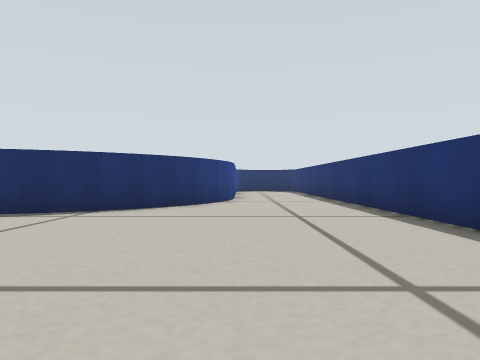
View 1 (above)

22 first-person views from a walk through a world built for the Gazebo simulator. The camera is 0.16 m above the floor, looks level and sees 70° across. The floor is counted in squares, 0.25 m on a side. Each view is taken from the middle of a square. On the plan, view 1 faces up. The plan holds only what a view shows up to about 10 squares ahead; the rest is blank. The place goes on beyond the plan.

View 2
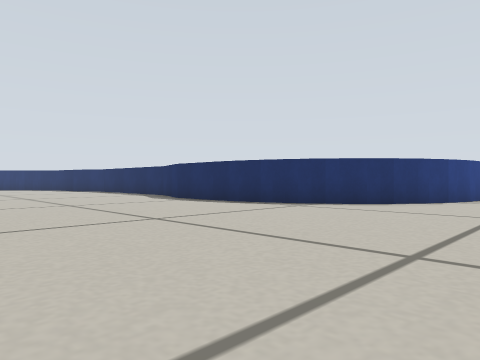

View 3
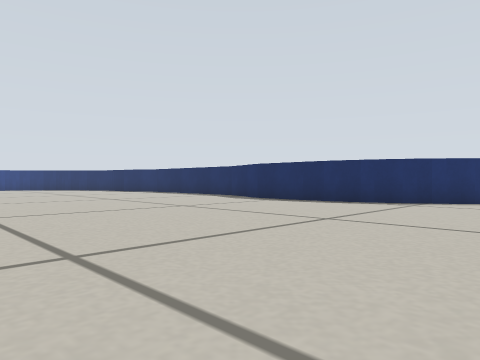

View 4
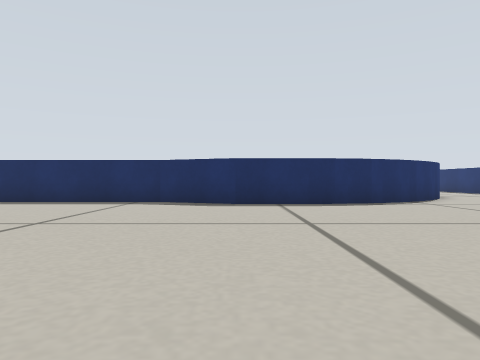

View 5
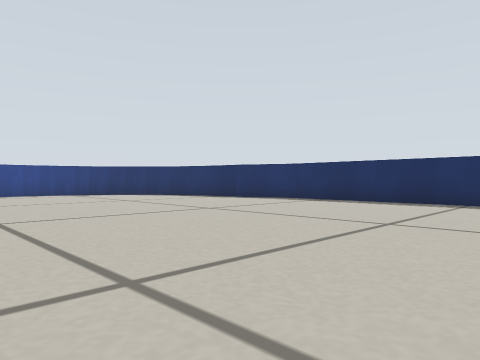

View 6
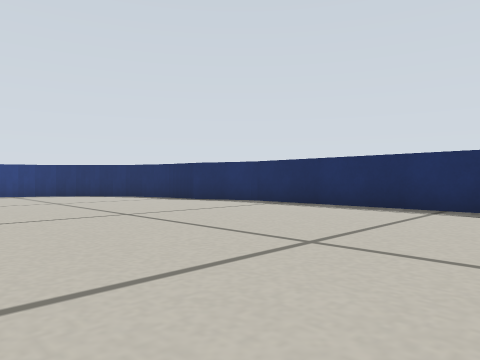

View 7
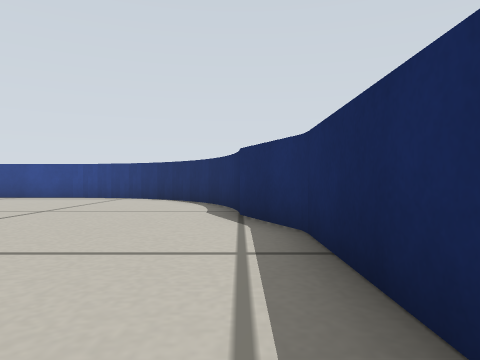

View 8
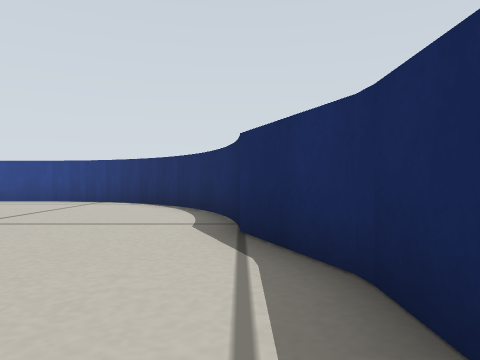

View 9
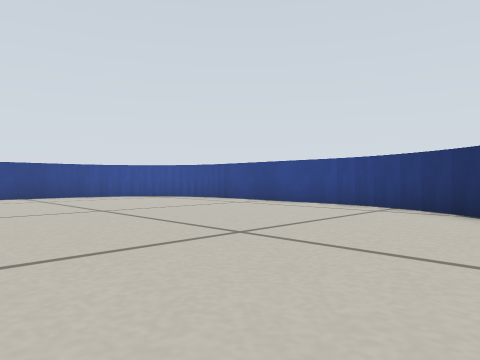

View 10
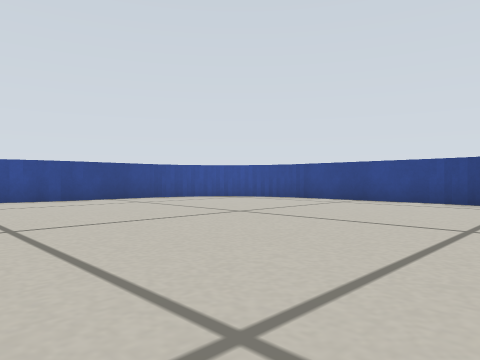

View 11
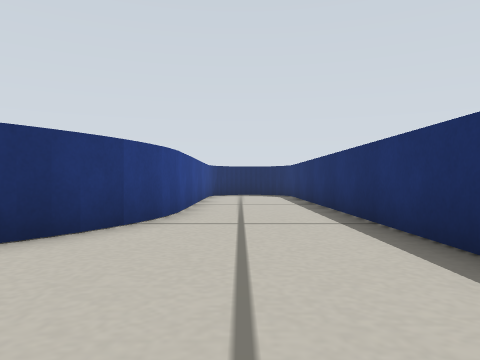

View 12
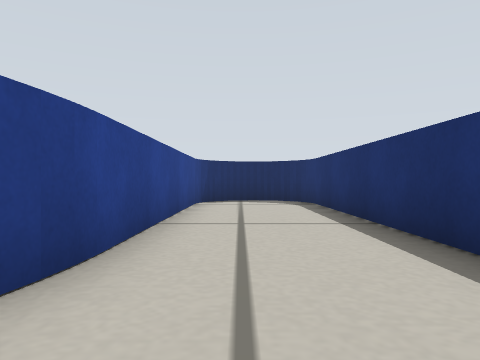

View 13
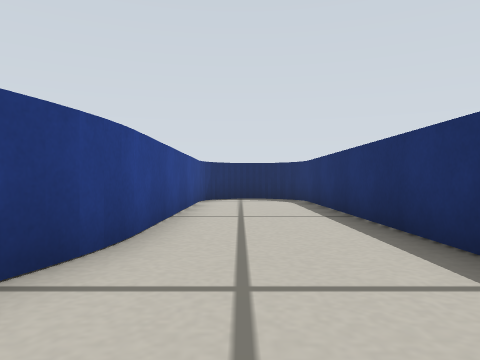

View 14
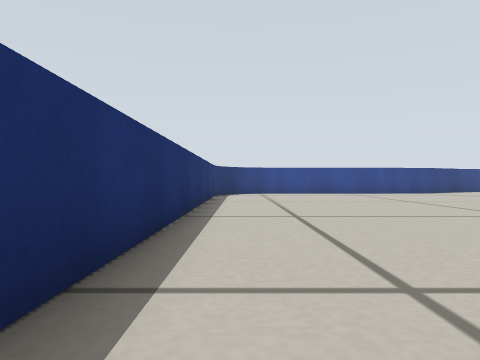

View 15
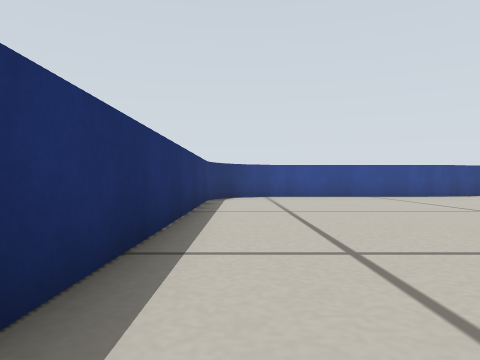

View 16
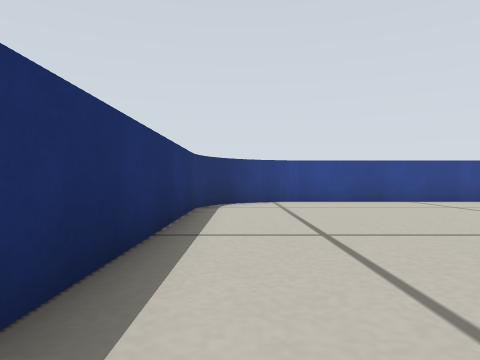

View 17
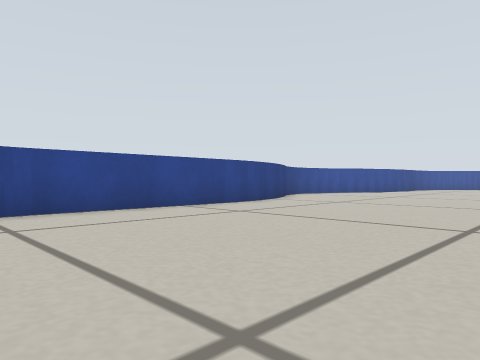

View 18
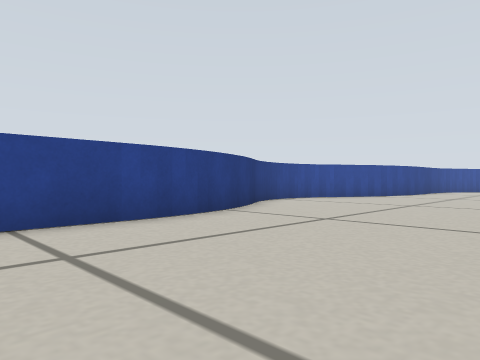

View 19
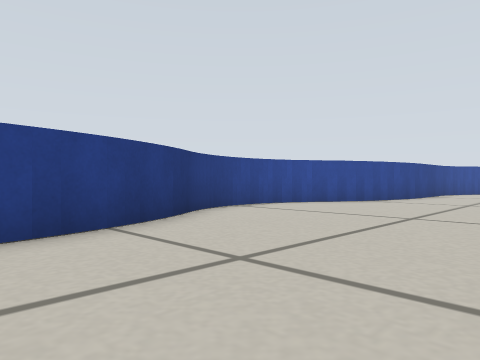

View 20
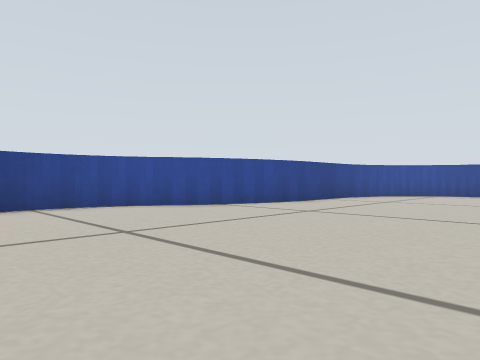

View 21
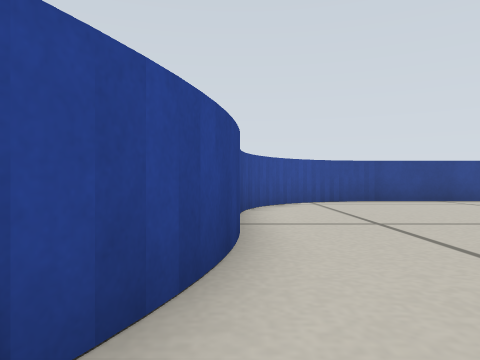

View 22
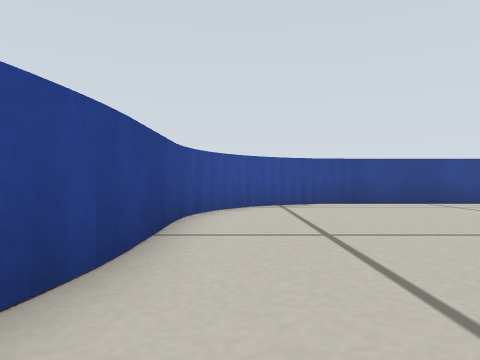

### Floor plan
Points are (right, up) in squares from view 1. A wall is a line through its corners. A room is listed if a view was taken in it or the views show most of it. See-through windows are left out.
Room 1 (views 1, 2, 3, 4, 5, 6, 7, 8, 9, 10, 11, 12, 13, 14, 15, 16, 17, 18, 19, 20, 21, 22)
walls: (-5.4, 6) (-8.2, 6) (-10.2, 6.8) (-16.2, 6.8) (-18.3, 6); (-4.7, 6.2) (-5.5, 6); (-3.7, 6.5) (-4.8, 6.1); (-6.7, -8.3) (-5, -8); (-7.6, -8.6) (-6.6, -8.3); (-5.1, -8) (0.5, -8); (-8.5, -9.1) (-7.4, -8.6); (-3, 6.9) (-3.8, 6.5); (-9.6, -9.8) (-8.4, -9); (-2.2, 7.5) (-3.1, 6.8); (-10.3, -10.1) (-9.5, -9.8); (-11.1, -10.2) (-10.3, -10); (-11.6, -10.2) (-11, -10.2); (-12.1, -10.1) (-11.4, -10.2); (-12.7, -10) (-12, -10.1); (-15.9, -8.3) (-14.4, -8.9) (-13.2, -9.7) (-12.6, -10); (-1.7, 8) (-2.3, 7.5); (-1.5, 8.3) (-1.8, 7.9); (-18.7, 6) (-19.3, 5.9); (-17.5, -8) (-16.2, -8.2); (-19.2, 5.9) (-19.8, 5.8); (-19.7, 5.8) (-20.7, 5.5) (-21.6, 5); (-0.9, 9.2) (-1.5, 8.2); (-0.6, 9.8) (-0.9, 9.1); (1.5, -7.7) (1.9, -7.4); (3, -5.5) (3, 18.1); (2.9, -5.9) (3, -5.4); (2.2, -7.2) (2.5, -6.8); (-21.5, 5) (-22, 4.6); (-0.4, 10.5) (-0.6, 9.7); (-22, 4.7) (-22.4, 4.3); (-22.3, 4.4) (-22.7, 4) (-23.3, 3.2); (-20.6, -8) (-17.4, -8); (-0.2, 11.6) (-0.4, 10.4); (-23.2, 3.3) (-23.5, 2.8); (-23.5, 2.9) (-23.8, 2.3); (-21.6, -7.9) (-20.7, -8.1); (-23.7, 2.4) (-24, 1.6) (-24.2, 0.5); (-22.1, -7.5) (-21.4, -7.8); (-24.2, 0.6) (-24.2, -4.4); (-22.7, -7.2) (-22, -7.6); (-23.3, -6.6) (-22.6, -7.2); (-24.2, -4.2) (-24.1, -5); (-24.1, -4.9) (-23.8, -5.8); (-23.9, -5.6) (-23.4, -6.5); (-0.2, 18.2) (-0.2, 11.5)

Where each view was taken, in squares from view 1:
view 1: 0 up, 0 right, facing up
view 2: 1 down, 2 right, facing up-left
view 3: 3 down, 0 right, facing up-left
view 4: 3 down, 8 left, facing up
view 5: 3 down, 9 left, facing up-left
view 6: 1 down, 9 left, facing up-left
view 7: 6 up, 12 left, facing left
view 8: 6 up, 14 left, facing left
view 9: 5 up, 16 left, facing down-left
view 10: 3 up, 14 left, facing down-left
view 11: 5 up, 1 right, facing up
view 12: 9 up, 1 right, facing up
view 13: 8 up, 1 right, facing up
view 14: 8 up, 2 right, facing down
view 15: 5 up, 2 right, facing down
view 16: 2 up, 2 right, facing down
view 17: 1 down, 2 right, facing down-left
view 18: 3 down, 2 left, facing down-left
view 19: 4 down, 5 left, facing down-left
view 20: 2 down, 9 left, facing down-left
view 21: 8 down, 14 left, facing left
view 22: 7 down, 15 left, facing left
